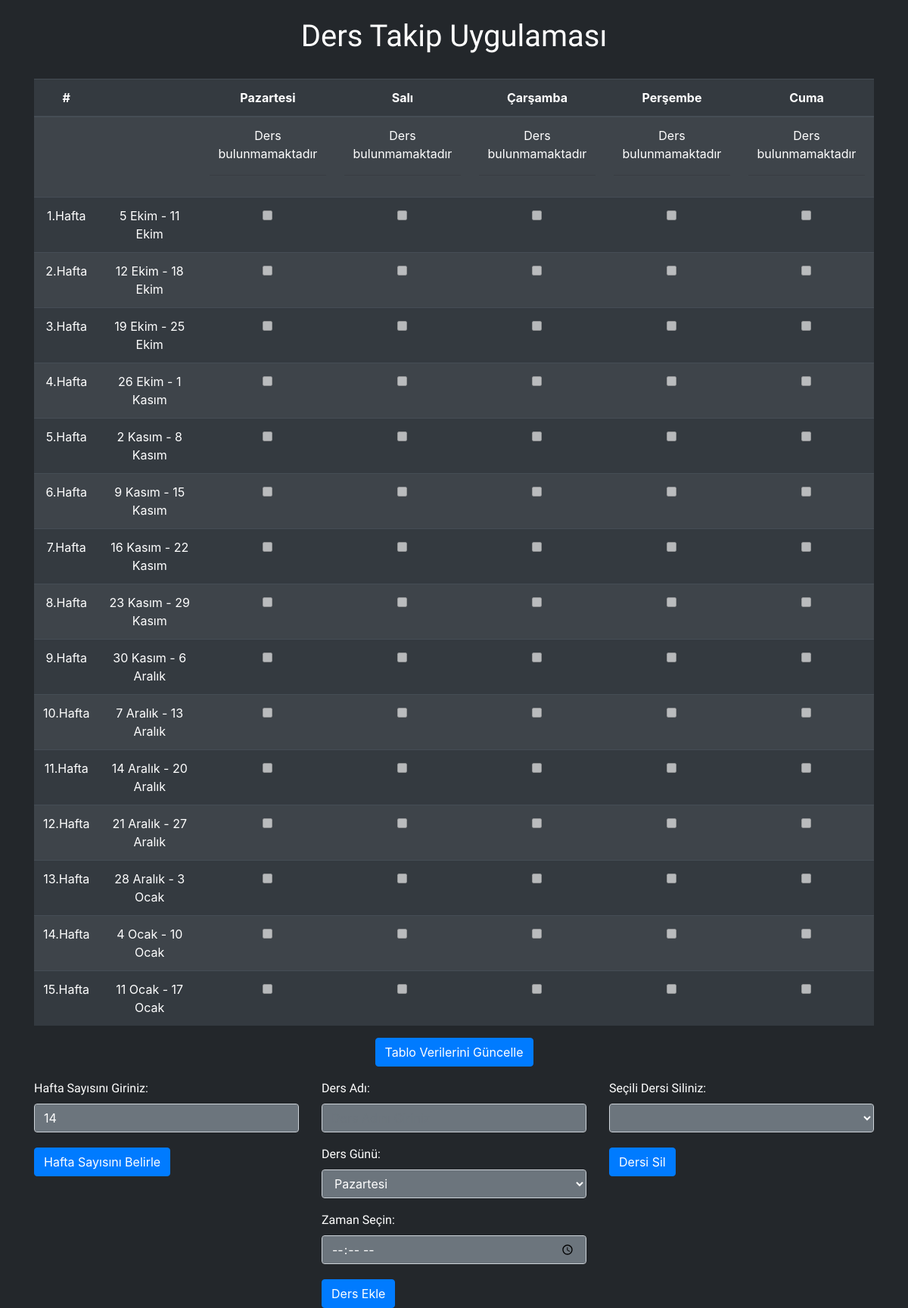
Before: / with the older database file.
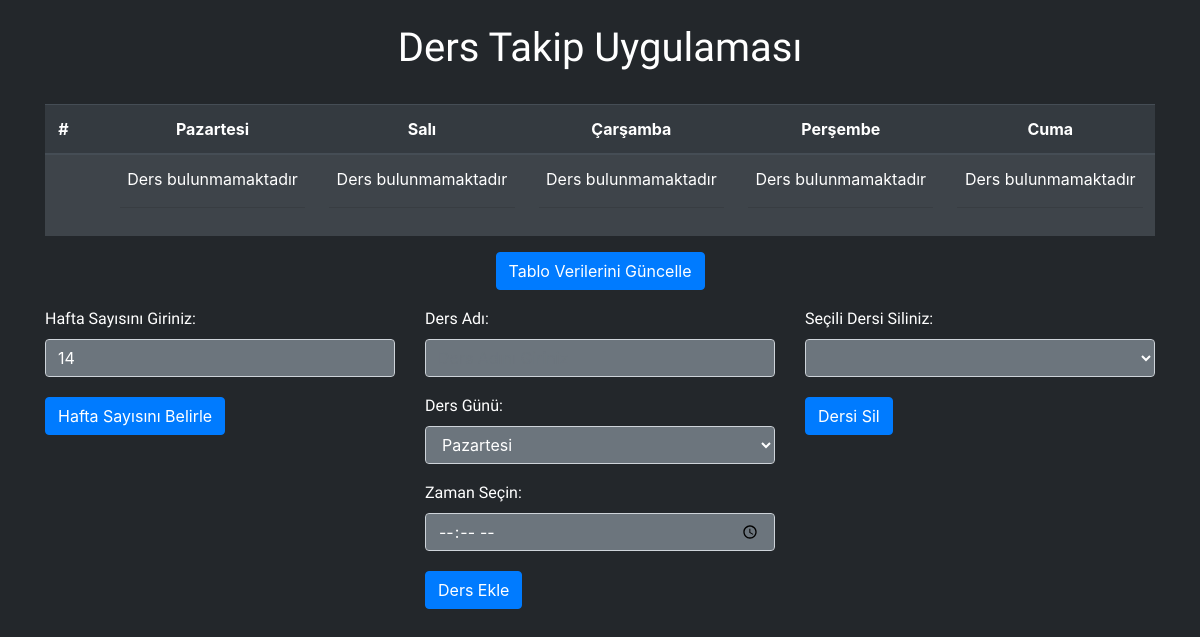
After: the same page with the newer database file.
### tables this page shows
CREATE TABLE `weeks`  (
  `id` int(11) NOT NULL AUTO_INCREMENT,
  `WeekName` varchar(255) NULL DEFAULT NULL,
  `WeekDate` varchar(255) NULL DEFAULT NULL,
  PRIMARY KEY (`id`) USING BTREE
);

### index.php (the view, shortened to what this page needs)
<!DOCTYPE html>
<html lang="en">
<head>
  <link rel="stylesheet" href="style.css" />
  <link rel="stylesheet" href="https://cdn.jsdelivr.net/npm/bootstrap@4.5.3/dist/css/bootstrap.min.css" />
</head>
</head>
<body style="background-color: #23272b;  color: white;">
  <div class="container">
    <br>
    <h1>Ders Takip Uygulaması</h1>
    <br>
    <?php
    include_once("db_connect.php");
    function findLessonDayCount($LessonDay, $conn)
    {
      $sqlLessonCount = "SELECT COUNT(id) as id FROM lessons WHERE FkLessonDay='" . $LessonDay . "'";
      $result = $conn->query($sqlLessonCount);
      $LessonCount = $result->fetch_assoc();
      $LessonCount = $LessonCount["id"];
      return ($LessonCount);
    };
    function findLessNameTime($conn)
    {
    ?>
      <tr>
        <td></td>
        <td></td>
        <?php
        $d = 1;
        while ($d <= 5) {
          $sqlLessName = "SELECT * FROM `lessons` WHERE FkLessonDay='" . $d . "'";
          $result = $conn->query($sqlLessName);
          if ($result->num_rows > 0) {
            while ($row = $result->fetch_assoc()) {
              $lessons[] = $row;
              $LessonName = $row["LessonName"];
              $LessonTime = $row["LessonTime"];
              $LessonTime = substr($LessonTime, 0, -3);
        ?>
              <td><?php echo $LessonName . "<hr>" . $LessonTime ?></td>
            <?php
            }
          }
          else {
            $lessons[]['emptyday'] = "b";
            ?>
            <td><?php echo "Ders bulunmamaktadır" . "<hr>" ?></td>
        <?php
          }
          $d++;
        }
        ?>
      </tr>
      <?php
      $sqlQueryweek = "select * from weeks";
      $resultSetweek = mysqli_query($conn, $sqlQueryweek) or die("database error:" . mysqli_error($conn));
      while ($developerweek = mysqli_fetch_assoc($resultSetweek)) {
      ?>
        <tr>
          <td><?php echo $developerweek['WeekName']; ?></td>
          <td><?php echo $developerweek['WeekDate']; ?></td>
          <?php
          foreach ($lessons as $lesid) {
            $emptyday = $lesid['emptyday'];
            if ($emptyday == "b") {
          ?>
              <td>
                <input type="checkbox" disabled>
              </td>
            <?php
            }
            ?>
          <?php
          }
          ?>
        </tr>
        <?php
      }
    }
        ?>
    <form id="form" action="" method="POST">
      <table class="table table-dark table-striped ">
        <thead>
          <tr>
            <th>#</th>
            <th></th>
            <?php
            $LessonCount = findLessonDayCount(1, $conn);
            echo '<th scope="col" colspan="' . $LessonCount . '">Pazartesi</th>';
            $LessonCount = findLessonDayCount(2, $conn);
            echo '<th scope="col" colspan="' . $LessonCount . '">Salı</th>';
            $LessonCount = findLessonDayCount(3, $conn);
            echo '<th scope="col" colspan="' . $LessonCount . '">Çarşamba</th>';
            $LessonCount = findLessonDayCount(4, $conn);
            echo '<th scope="col" colspan="' . $LessonCount . '">Perşembe</th>';
            $LessonCount = findLessonDayCount(5, $conn);
            echo '<th scope="col" colspan="' . $LessonCount . '">Cuma</th>';
            ?>
          </tr>
        </thead>
        <tbody>
          <?php findLessNameTime($conn); ?>
        </tbody>
      </table>
      <div class="col-md-12 text-center">
        <input class="btn btn-primary" type="submit" value="Tablo Verilerini Güncelle">
      </div>
    </form>
    <div class="row">
      <?php
      $DisplayForm = True;
      ?>
      <?php
      if ($DisplayForm) {
      ?>
        <div class="col-md ">
          <form class="mt-3" action="" method="POST">
            <div class="form-group">
              <label class="font" for="weekcount">Hafta Sayısını Giriniz:</label>
              <input type="number" class="form-control bg-secondary text-white col-md" id="weekcount" name="weeknumber" value="14" min="1" max="20" required>
            </div>
            <input class="btn btn-primary mt-1" type="submit" name="weekcount" value="Hafta Sayısını Belirle">
          </form>
        </div>
      <?php
      }
      ?>
      <div class="col-md">
        <form class="mt-3" action="" method="POST">
          <div class="form-group">
            <label class="font" for="lessname">Ders Adı:</label>
            <input type="text" class="form-control bg-secondary text-white col-md" id="lessname" placeholder="Ders Adını Giriniz" name="lessonname" required>
          </div>
          <div class="form-group">
            <label class="font" for="lessday">Ders Günü:</label>
            <select class="form-control bg-secondary text-white col-md" name="lessondayid" id="lessday">
              <?php
              $sqlQueryDays = "select * from days";
              $resultSetDays = mysqli_query($conn, $sqlQueryDays) or die("database error:" . mysqli_error($conn));
              while ($developerDays = mysqli_fetch_assoc($resultSetDays)) {
                $dayid = $developerDays['id'];
                $dayname = $developerDays['DayName'];
              ?>
                <option value="<?php echo $dayid; ?>"><?php echo $dayname; ?></option>
              <?php
              }
              ?>
            </select>
          </div>
          <div class="form-group">
            <label class="font" for="appt">Zaman Seçin:</label>
            <input type="time" id="appt" class="form-control bg-secondary text-white col-md" name="lesstime" required>
          </div>
          <input class="btn btn-primary mt-1" type="submit" name="addlesson" value="Ders Ekle">
        </form>
      </div>
      <div class="col-md">
        <form class="mt-3" action="" method="POST">
          <div class="form-group">
            <label class="font" for="selectlesson">Seçili Dersi Siliniz:</label>
            <select class="form-control bg-secondary text-white col-md" name="lessonid" id="selectlesson" required>
            </select>
          </div>
          <input class="btn btn-primary mt-1" onclick="return confirm('Seçili ders ve derse ait izlenme verileri silinecek emin misin?');" type="submit" name="deletelesson" value="Dersi Sil">
        </form>
      </div>
    </div>
  </div>
</body>
</html>

### style.css (style rules this page uses)
.font { font-family: "Amarante", Tahoma, sans-serif; font-size: 1em; }
h1 { font-family: "Amarante", Tahoma, sans-serif; font-weight: bold; font-size: 3.6em; line-height: 1.7em; margin-bottom: 10px; text-align: center; color: white; }
.center, table { text-align: center; }

Changed rows visible on the page:
removed weeks: WeekName "1.Hafta", WeekDate "5 Ekim - 11 Ekim"
removed weeks: WeekName "2.Hafta", WeekDate "12 Ekim - 18 Ekim"
removed weeks: WeekName "3.Hafta", WeekDate "19 Ekim - 25 Ekim"
removed weeks: WeekName "4.Hafta", WeekDate "26 Ekim - 1 Kasım"
removed weeks: WeekName "5.Hafta", WeekDate "2 Kasım - 8 Kasım"
removed weeks: WeekName "6.Hafta", WeekDate "9 Kasım - 15 Kasım"
removed weeks: WeekName "7.Hafta", WeekDate "16 Kasım - 22 Kasım"
removed weeks: WeekName "8.Hafta", WeekDate "23 Kasım - 29 Kasım"
removed weeks: WeekName "9.Hafta", WeekDate "30 Kasım - 6 Aralık"
removed weeks: WeekName "10.Hafta", WeekDate "7 Aralık - 13 Aralık"
removed weeks: WeekName "11.Hafta", WeekDate "14 Aralık - 20 Aralık"
removed weeks: WeekName "12.Hafta", WeekDate "21 Aralık - 27 Aralık"
removed weeks: WeekName "13.Hafta", WeekDate "28 Aralık - 3 Ocak"
removed weeks: WeekName "14.Hafta", WeekDate "4 Ocak - 10 Ocak"
removed weeks: WeekName "15.Hafta", WeekDate "11 Ocak - 17 Ocak"
